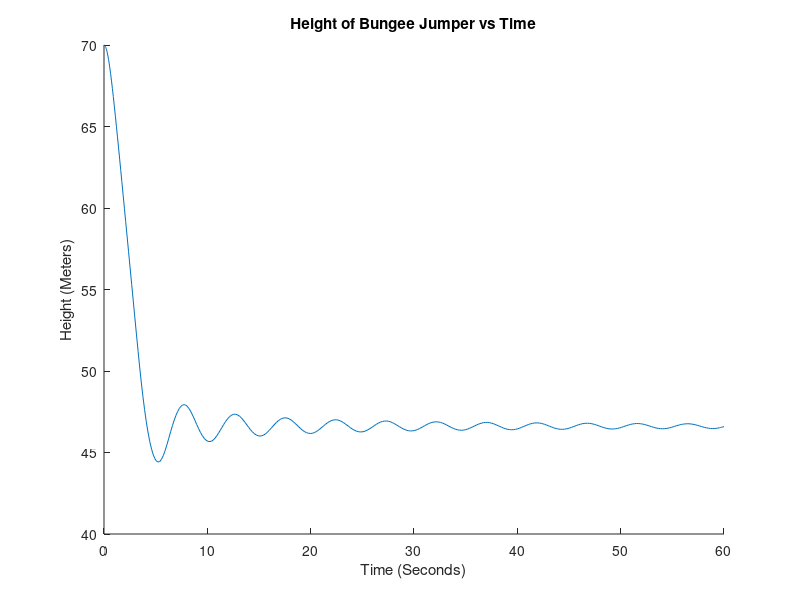

The MATLAB script that drew this image:
function [ T, R ] = secondPassBungee()
%Spring with air resistance, tension in one direction

A = .5; %Cross-sectional area of human lying down (m^2)
rho = 1.2; %Density of air (kg/m^3)
Cd = 44.4; %Drag coeffiecent of human lying down (unitless)(data from Google Drive)
k = 100; %Spring constant of the bungee cord N/m
lo =17.5;%Resting length of the cord with no mass on it m
y = 70; %Current height of the jumper m
startH = y; %Starting height of the jumper m
vy = 0; %Current velocity of the jumper m/s
g = 9.81; %Acceleration due to gravity m/s^2
mass1 = 60; %Mass of jumper kg
restingL = lo +((mass1*g)/k); %Resting length of cord with mass on it m

Data = [y, vy];

function res = changingValues(~, Data)
    y = Data(1);
    vy = Data(2);
    
    dydt = vy;
    
    %Acceleration
    if(y <= (startH - lo)) %Below tension point
        if(vy >= 0) %Going up STEP 3
            display ('STEP 3');
            dvydt = (-(mass1*g) + (k *(startH-y-lo)) - (.5 *rho* Cd* A *vy^2 ))/mass1;
        else %Going down STEP 2
            display ('STEP 2');
            dvydt = (-(mass1*g) + (k *(startH-y-lo)) + (.5 *rho* Cd* A *vy^2 ))/mass1;
        end
        
    else %Above tension point
        if(vy >= 0) %Going up STEP 4
            display ('STEP 4');
            dvydt = (-(mass1*g) -(.5 *rho* Cd* A *vy^2 ))/mass1;
        else %Going down STEP 1
            display ('STEP 1');
            dvydt = (-(mass1*g) + (.5 *rho* Cd* A *vy^2 ))/mass1;
        end
    end
    
    res = [dydt; dvydt];
    
end
%for k=5:5:50
 %   for lo = 10:5:50
[Time, RR] = ode45(@changingValues, [0 60], Data);
hold on
Y = RR(:,1);
plot(Time,Y);
title('Height of Bungee Jumper vs Time');
xlabel('Time (Seconds)');
ylabel('Height (Meters)');
 % end
%end
end
